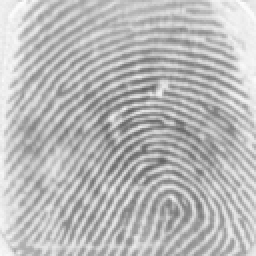
%> input picture matlab/101_6.tif, 128 x 128 px, shrunk from 300 x 300 before the run (shown 2 times larger)
$ octave --eval "result = construct_heat_map('101_6.tif');"   (GNU Octave 9; MATLAB toolbox functions it lacks are replaced by stand-ins)
%> lines starting %> are read from the running program, lines starting %| are printed output that depends on the picture; in (x1, y1, x2, y2) boxes, pixels count from 0 and x2, y2 are one past the last pixel; in counts of white or black regions, pixels touching at a corner belong together; the program's own positions count from 1
### matlab/load_bw_jpg.m
function [ img ] = load_bw_jpg( fname )
%> called with fname = '101_6.tif'
%LOAD_BW_JPG Loads jpg into an m x n matrix of black and white pixels
%   Load image and get it into a binary black and white array (one value
%   per pixel), as it will be on the LCDK for image processing.

% Load image and greyscale it (flatten m x n x 3 to just m x n)
rgb = imread(fname);
%> rgb is the input picture: size 128x128 uint8; min 98, max 254, mean 185.1
img = rgb2gray(rgb);

% Get image dimensions
[m,n] = size(img);
%> m = 128; n = 128

% Step through and threshold to turn the greyscale to a black-and-white

% THRESHOLD = 128;
% THRESHOLD = 245;

THRESHOLD = median(double(reshape(img, m*n, 1)));
%> THRESHOLD = 186
WHITE = 255;
BLACK = 0;

for y = 1:m
    for x = 1:n
        if img(y,x) >= THRESHOLD
            img(y,x) = WHITE;
        else
            img(y,x) = BLACK;
        end
    end
end
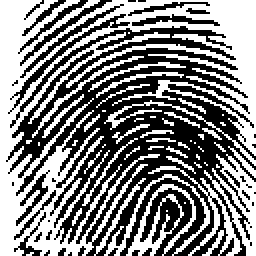
%> img: size 128x128 uint8 (shown 2 times larger); 50.6% white; black in thin lines or dots

end

### matlab/median_filter.m
function [ B ] = median_filter( A )
%MEDIAN_FILTER Runs the median filter noise removal algorithm
%   Algorithm Source: http://angeljohnsy.blogspot.com/2011/03/2d-median-filtering-for-salt-and-pepper.html

%PAD THE MATRIX WITH ZEROS ON ALL SIDES
modifyA=zeros(size(A)+2);
B=zeros(size(A));

%COPY THE ORIGINAL IMAGE MATRIX TO THE PADDED MATRIX
for x=1:size(A,1)
    for y=1:size(A,2)
        modifyA(x+1,y+1)=A(x,y);
    end
end
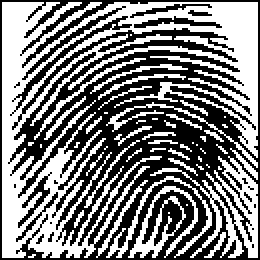
%> modifyA: size 130x130 double (shown 2 times larger); 49.1% white; 51 white regions (30 under 20 px), largest, box (x1, y1, x2, y2) and area: (1, 1, 129, 129) 5799, (75, 78, 129, 129) 716, (64, 93, 99, 129) 363

      %LET THE WINDOW BE AN ARRAY
      %STORE THE 3-by-3 NEIGHBOUR VALUES IN THE ARRAY
      %SORT AND FIND THE MIDDLE ELEMENT

for i= 1:size(modifyA,1)-2
    for j=1:size(modifyA,2)-2
        window=zeros(9,1);
        inc=1;
        for x=1:3
            for y=1:3
                window(inc)=modifyA(i+x-1,j+y-1);
                inc=inc+1;
            end
        end
        med=sort(window);
        %PLACE THE MEDIAN ELEMENT IN THE OUTPUT MATRIX
        B(i,j)=med(5);
    end
end
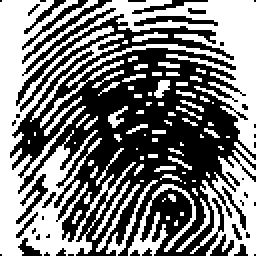
%> B: size 128x128 double (shown 2 times larger); 48.5% white; 79 white regions (56 under 20 px), largest, box (x1, y1, x2, y2) and area: (0, 0, 128, 128) 5518, (95, 75, 128, 128) 780, (64, 92, 98, 128) 309
%> after the loop, window = [255; 255; 0; 255; 255; 0; 0; 0; 0]

%CONVERT THE OUTPUT MATRIX TO 0-255 RANGE IMAGE TYPE
B=uint8(B);

end

### matlab/to_binary.m
function [ out_img ] = to_binary( in_img )
%TO_BINARY Converts a 0-255 matrix to a 0/1 matrix

% Get image dimensions
[m,n] = size(in_img);
out_img = zeros(m,n);

% Step through image
THRESHOLD = 245;
WHITE = 1;
BLACK = 0;
for y = 1:m
    for x = 1:n
        if in_img(y,x) >= THRESHOLD
            out_img(y,x) = WHITE;
        else
            out_img(y,x) = BLACK;
        end
    end
end

end

### matlab/invert_binary.m
function [ out_img ] = invert_binary( in_img )
%INVERT_BINARY Inverts a binary image

% Get image dimensions
[m,n] = size(in_img);
out_img = zeros(m,n);

% Step through image
for y = 1:m
    for x = 1:n
        if in_img(y,x) == 0
            out_img(y,x) = 1;
        else
            out_img(y,x) = 0;
        end
    end
end

end

### matlab/zhang_suen.m
function [ thin ] = zhang_suen( img )
%ZHANG_SUEN Performs Zhang-Suen line thinning on an input binary array

[m,n] = size(img);
thin = img;
did_change = 1;

% Note: pts_to_remove will be a linked list in C? or can just use an array

while did_change == 1
    p = 1;
    did_change = 0;
    pts_to_remove = zeros(m * n, 2);

    % Do the first subiteration
    for i = 1+1:m-1
        for j = 1+1:n-1
            if thin(i,j) == 1 && subcond_one(thin,i,j) == 1
                pts_to_remove(p,:) = [i j];
                did_change = 1;
                p = p + 1;
            end
        end
    end

    % Remove points found in first subiteration
    for x = 1:p-1
        thin(pts_to_remove(x,1), pts_to_remove(x,2)) = 0;
    end
    p = 1;

    % Do the second subiteration
    for i = 1+1:m-1
        for j = 1+1:n-1
            if thin(i,j) == 1 && subcond_two(thin,i,j) == 1
                pts_to_remove(p,:) = [i j];
                did_change = 1;
                p = p + 1;
            end
        end
    end

    % Remove points found in second subiteration
    for x = 1:p-1
        thin(pts_to_remove(x,1), pts_to_remove(x,2)) = 0;
    end
end
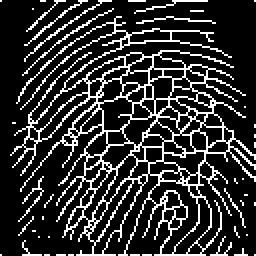
%> thin: size 128x128 double (shown 2 times larger); values 0 (black) and 1 (white), 19.2% white in thin lines or dots

end

% [82 lines left out: functions subcond_one, subcond_two, B, A, not called in this run]

### matlab/zs_8conn.m
function [ out ] = zs_8conn( in )
%ZS_8CONN Skeletonization improvement after Zhang-Suen algorithm

% Improvement/test: try getting the image to single-pixel width

[m,n] = size(in);
out = in;

for i = 1+1:m-1
    for j = 1+1:n-1
        if out(i,j) == 1
            if B(out,i,j) > 2
                % if removing the point breaks 8-connectivity,
                % don't actually remove the point
                out(i,j) = 0;
                if is_8conn(out,i,j) == 0
                    out(i,j) = 1;
                end
            end
        end
    end
end
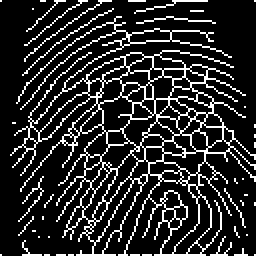
%> out: size 128x128 double (shown 2 times larger); values 0 (black) and 1 (white), 16.6% white in thin lines or dots
%> after the loop in invert_binary (call 2), `for y = 1:m`: out_img: size 128x128 double; values 0 (black) and 1 (white), 83.4% white; black in thin lines or dots

end

% [63 lines left out: functions is_8conn, flood_count, B, not called in this run]

### matlab/minutiae_cn_map.m
function [ map ] = minutiae_cn_map( img )
%MINUTIAE_MAP Creates a crossing number minutiae map from the given image
%   Input must be a 2D image with lines 0 and whitespace 1
%   Crossing numbers:
%       0: Isolated point
%       1: Ridge ending
%       2: Continuing ridge
%       3: Bifurcation
%       4: Crossing

[m,n] = size(img);
map = zeros(m,n);

for i = 1+1:m-1
    for j = 1+1:n-1
        z = 0;
        if img(i,j) == 0
            z = z + abs(img(i,j+1) - img(i-1,j+1));
            z = z + abs(img(i-1,j+1) - img(i-1,j));
            z = z + abs(img(i-1,j) - img(i-1,j-1));
            z = z + abs(img(i-1,j-1) - img(i,j-1));
            z = z + abs(img(i,j-1) - img(i+1,j-1));
            z = z + abs(img(i+1,j-1) - img(i+1,j));
            z = z + abs(img(i+1,j) - img(i+1,j+1));
            z = z + abs(img(i+1,j+1) - img(i,j+1));
            z = z/2;
        end
        map(i,j) = z;
    end
end
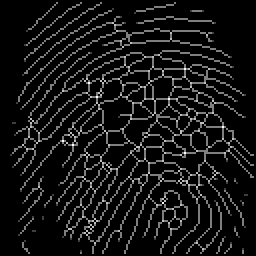
%> map: size 128x128 double (shown 2 times larger); min 0, max 4, mean 0.321; drawn with min black and max white

end

### matlab/minutiae_heat_map.m
function [ heat ] = minutiae_heat_map( cn )
%MINUTIAE_HEAT_MAP Creates a minutiae heat map from a crossing number map

% heat.count is the number of merged heatmaps that this map represents
% heat.map is the heatmap itself, with peak values ranging from 0 to 255
% e.g. heat.map(i,j).ridgeending is the height of the ridgeending peak
% at pixel i,j

[m,n] = size(cn);

x.ridgeending = 0;
x.bifurcation = 0;
x.crossing = 0;

heat.map = repmat(x,m,n);

for i = 1:m
    for j = 1:n
        if cn(i,j) == 1
            heat.map(i,j).ridgeending = 255;
        elseif cn(i,j) == 3
            heat.map(i,j).bifurcation = 255;
        elseif cn(i,j) == 4
            heat.map(i,j).crossing = 255;
        end
    end
end

heat.count = 1;

end

### matlab/construct_heat_map.m
% WORK IN PROGRESS

function [ heat ] = construct_heat_map( fname )
%CONSTRUCT_HEAT_MAP Constructs a heat map from a fingerprint image

% THIS IS FOR JPEGS RIGHT NOW

 % Load image as black-and-white
img = load_bw_jpg(fname);

% Run median filter on image
img = median_filter(img);

% Convert image to binary
bin = to_binary(img);
bin = invert_binary(bin);

% Do Zhang-Suen line thinning
bin = zhang_suen(bin);
% Do the improvement skeletonization
bin = zs_8conn(bin);

% Invert the binary again
bin = invert_binary(bin);

% Get a minutiae map for the image
map = minutiae_cn_map(bin);

% Get a heat map for the image
heat = minutiae_heat_map(map);
%> heat = {count 1}

end
